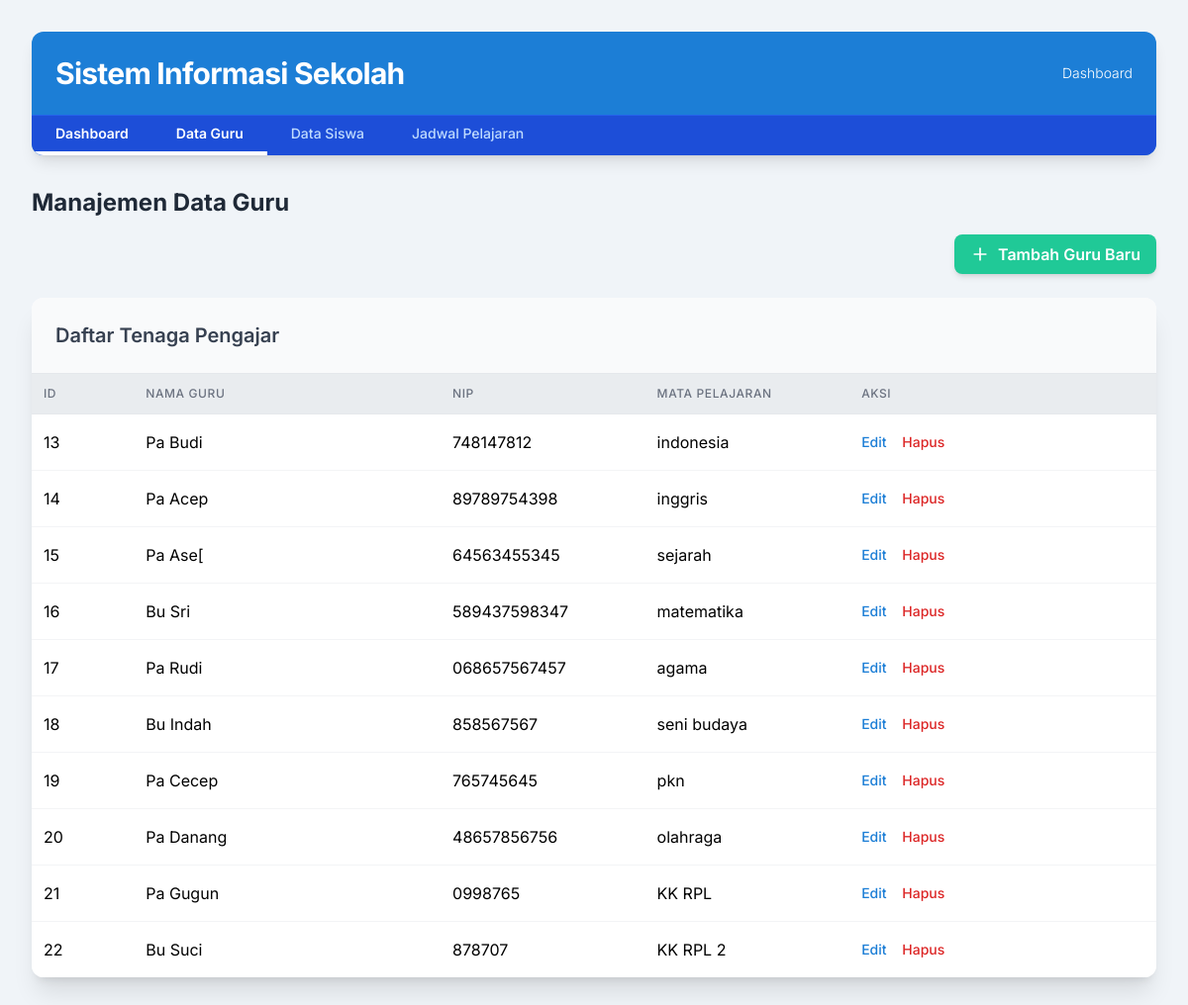
The page /Views/dataguru.php on the database its author committed.
### tables this page shows
CREATE TABLE `class_guru` (
  `id_guru` int(11) NOT NULL,
  `nama_guru` varchar(10) NOT NULL,
  `nip` varchar(30) NOT NULL,
  `mapel` varchar(50) NOT NULL,
  `jenis_kelamin` enum('laki-laki','perempuan','','') NOT NULL,
  `no_hp` varchar(20) NOT NULL,
  `alamat` varchar(100) NOT NULL,
  `id_siswa` int(11) NOT NULL
);

### Models/m_koneksi.php (called while the page is built, shortened)
<?php
class m_koneksi {
    private $host = "localhost";
    private $user = "root";
    private $pass = "";
    private $db   = "jadwal_sekolah";
    protected $koneksi;
    public function __construct() {
        $this->koneksi = mysqli_connect($this->host, $this->user, $this->pass, $this->db);
    }
    public function getKoneksi() {
        return $this->koneksi;
    }
}
?>

### Models/m_guru.php (called while the page is built, shortened)
<?php
include "m_koneksi.php";
class m_guru {
    private $koneksi;
    public function __construct() {
        $db = new m_koneksi();
        $this->koneksi = $db->getKoneksi();
    }
    public function tampil_data() {
        $query = "SELECT * FROM class_guru";
        return $this->koneksi->query($query);
    }
}
?>

### Views/dataguru.php (the view, shortened to what this page needs)
<?php
include "../Models/m_guru.php";
$guru = new m_guru();
$daftarGuru = $guru->tampil_data();
?>
<!DOCTYPE html>
<html lang="id">
<head>
    <script src="https://cdn.tailwindcss.com"></script>
</head>
<body class="min-h-screen p-4 md:p-8">
<header class="bg-primary-blue shadow-lg rounded-xl mb-8 text-white">
    <div class="p-4 md:p-6 flex justify-between items-center">
        <h1 class="text-2xl md:text-3xl font-bold tracking-tight">Sistem Informasi Sekolah</h1>
        <div class="text-sm font-light hidden sm:block">Dashboard</div>
    </div>
    <nav class="flex border-t border-blue-600 bg-blue-700 rounded-b-xl overflow-x-auto">
        <a href="dashboard.php" class="py-2 px-6 text-sm font-semibold border-b-4 border-white text-white whitespace-nowrap">Dashboard</a>
        <a href="dataguru.php" class="py-2 px-6 text-sm font-semibold border-b-4 border-white text-white whitespace-nowrap">Data Guru</a>
        <a href="datasiswa.php" class="py-2 px-6 text-sm font-medium text-blue-200 hover:bg-blue-600 hover:text-white transition duration-150 whitespace-nowrap">Data Siswa</a>
        <a href="matapelajaran.php" class="py-2 px-6 text-sm font-medium text-blue-200 hover:bg-blue-600 hover:text-white transition duration-150 whitespace-nowrap">Jadwal Pelajaran</a>
    </nav>
</header>
<main class="max-w-7xl mx-auto">
    <h2 class="text-2xl font-bold mb-4 text-gray-800">Manajemen Data Guru</h2>
    <div class="mb-6 flex justify-end">
        <button id="openModalBtn" class="bg-primary-teal hover:bg-emerald-600 text-white font-semibold py-2 px-4 rounded-lg shadow-md transition duration-200 flex items-center">
            <svg xmlns="http://www.w3.org/2000/svg" width="20" height="20" viewBox="0 0 24 24" fill="none" stroke="currentColor" stroke-width="2" stroke-linecap="round" stroke-linejoin="round" class="mr-2">
                <line x1="12" y1="5" x2="12" y2="19"></line>
                <line x1="5" y1="12" x2="19" y2="12"></line>
            </svg>
            Tambah Guru Baru
        </button>
    </div>
    <div class="bg-white rounded-xl shadow-xl overflow-hidden">
        <div class="p-6 bg-gray-50 border-b border-gray-200">
            <h3 class="text-xl font-semibold text-gray-700">Daftar Tenaga Pengajar</h3>
        </div>
        <div class="overflow-x-auto">
            <table class="min-w-full divide-y divide-gray-200 responsive-table">
                <thead class="bg-soft-bg">
                    <tr>
                        <th scope="col" class="px-3 py-3 text-left text-xs font-medium text-gray-500 uppercase tracking-wider w-1/12">ID</th>
                        <th scope="col" class="px-3 py-3 text-left text-xs font-medium text-gray-500 uppercase tracking-wider w-3/12">Nama Guru</th>
                        <th scope="col" class="px-3 py-3 text-left text-xs font-medium text-gray-500 uppercase tracking-wider w-2/12">NIP</th>
                        <th scope="col" class="px-3 py-3 text-left text-xs font-medium text-gray-500 uppercase tracking-wider w-2/12">Mata Pelajaran</th>
                        <th scope="col" class="px-3 py-3 text-left text-xs font-medium text-gray-500 uppercase tracking-wider w-3/12">Aksi</th>
                    </tr>
                </thead>
                <tbody class="bg-white divide-y divide-gray-100">
                    <?php while($row = $daftarGuru->fetch_assoc()): ?>
                        <tr class="hover:bg-gray-50 transition duration-150">
                            <td class="px-3 py-4"><?= $row['id_guru'] ?></td>
                            <td class="px-3 py-4"><?= ucwords($row['nama_guru']) ?></td>
                            <td class="px-3 py-4"><?= $row['nip'] ?></td>
                            <td class="px-3 py-4"><?= $row['mapel'] ?></td>
                            <td class="px-3 py-4 whitespace-nowrap text-sm font-medium">
                                <a href="editguru.php?id=<?= $row['id_guru'] ?>" class="text-primary-blue hover:text-blue-700 mr-3">Edit</a>
                                <a href="../Controllers/c_guru.php?aksi=hapus&id=<?= $row['id_guru'] ?>" class="text-red-600 hover:text-red-800" onclick="return confirm('Yakin ingin menghapus guru <?= $row['nama_guru'] ?>?')">Hapus</a>
                            </td>
                        </tr>
                    <?php endwhile; ?>
                </tbody>
            </table>
        </div>
    </div>
</main>
</body>
</html>

### Views/dataguru.php (style rules this page uses)
body { font-family: 'Inter', sans-serif; background-color: #f0f4f8; }

### rows shown on the page
class_guru: id_guru "13", nama_guru "Pa Budi", nip "748147812", mapel "indonesia"
class_guru: id_guru "14", nama_guru "Pa Acep", nip "89789754398", mapel "inggris"
class_guru: id_guru "15", nama_guru "Pa Ase[", nip "64563455345", mapel "sejarah"
class_guru: id_guru "16", nama_guru "Bu Sri", nip "589437598347", mapel "matematika"
class_guru: id_guru "17", nama_guru "Pa Rudi", nip "068657567457", mapel "agama"
class_guru: id_guru "18", nama_guru "Bu Indah", nip "858567567", mapel "seni budaya"
class_guru: id_guru "19", nama_guru "Pa Cecep", nip "765745645", mapel "pkn"
class_guru: id_guru "20", nama_guru "Pa Danang", nip "48657856756", mapel "olahraga"
class_guru: id_guru "21", nama_guru "Pa Gugun", nip "0998765", mapel "KK RPL"
class_guru: id_guru "22", nama_guru "Bu Suci", nip "878707", mapel "KK RPL 2"
